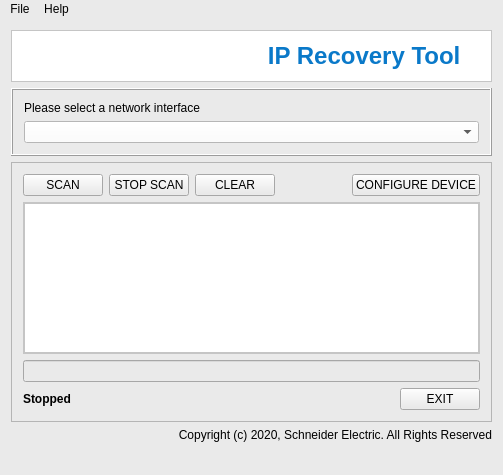
<?xml version="1.0" encoding="UTF-8"?>
<ui version="4.0">
 <class>MainWindow</class>
 <widget class="QMainWindow" name="MainWindow">
  <property name="geometry">
   <rect>
    <x>0</x>
    <y>0</y>
    <width>503</width>
    <height>475</height>
   </rect>
  </property>
  <property name="windowTitle">
   <string>MainWindow</string>
  </property>
  <property name="styleSheet">
   <string notr="true">background-color: rgb(234, 234, 234);</string>
  </property>
  <widget class="QWidget" name="centralWidget">
   <layout class="QGridLayout" name="gridLayout_2">
    <item row="0" column="0">
     <widget class="QFrame" name="frame">
      <property name="styleSheet">
       <string notr="true">background-color: rgb(255, 255, 255);</string>
      </property>
      <property name="frameShape">
       <enum>QFrame::StyledPanel</enum>
      </property>
      <property name="frameShadow">
       <enum>QFrame::Raised</enum>
      </property>
      <layout class="QHBoxLayout" name="horizontalLayout_2">
       <item>
        <widget class="QLabel" name="label_Logo">
         <property name="text">
          <string>&lt;html&gt;&lt;head/&gt;&lt;body&gt;&lt;p&gt;&lt;img src=&quot;:/Images/Logo_TESensors_4cm.jpg&quot;/&gt;&lt;/p&gt;&lt;/body&gt;&lt;/html&gt;</string>
         </property>
        </widget>
       </item>
       <item>
        <widget class="QLabel" name="label_Title">
         <property name="styleSheet">
          <string notr="true">background-color: rgb(255, 255, 255);</string>
         </property>
         <property name="text">
          <string>&lt;html&gt;&lt;head/&gt;&lt;body&gt;&lt;p align=&quot;center&quot;&gt;&lt;span style=&quot; font-family:'arial,sans-serif'; font-size:18pt; font-weight:600; color:#0a79c9;&quot;&gt;IP Recovery Tool &lt;/span&gt;&lt;/p&gt;&lt;/body&gt;&lt;/html&gt;</string>
         </property>
         <property name="scaledContents">
          <bool>false</bool>
         </property>
        </widget>
       </item>
      </layout>
     </widget>
    </item>
    <item row="1" column="0">
     <widget class="QFrame" name="frame_NetInterfaceSelector">
      <property name="frameShape">
       <enum>QFrame::Box</enum>
      </property>
      <property name="frameShadow">
       <enum>QFrame::Raised</enum>
      </property>
      <property name="lineWidth">
       <number>1</number>
      </property>
      <property name="midLineWidth">
       <number>0</number>
      </property>
      <layout class="QVBoxLayout" name="verticalLayout">
       <item>
        <widget class="QLabel" name="label_NetInterfaceSelector">
         <property name="text">
          <string>Please select a network interface</string>
         </property>
        </widget>
       </item>
       <item>
        <widget class="QComboBox" name="comboBox_NetInterfaceSelector">
         <property name="styleSheet">
          <string notr="true">background-color: rgb(255, 255, 255);</string>
         </property>
        </widget>
       </item>
      </layout>
     </widget>
    </item>
    <item row="2" column="0">
     <widget class="QFrame" name="frame_Scan">
      <property name="frameShape">
       <enum>QFrame::StyledPanel</enum>
      </property>
      <property name="frameShadow">
       <enum>QFrame::Raised</enum>
      </property>
      <layout class="QGridLayout" name="gridLayout">
       <item row="3" column="1" colspan="5">
        <spacer name="horizontalSpacer_2">
         <property name="orientation">
          <enum>Qt::Horizontal</enum>
         </property>
         <property name="sizeHint" stdset="0">
          <size>
           <width>333</width>
           <height>20</height>
          </size>
         </property>
        </spacer>
       </item>
       <item row="0" column="3">
        <widget class="QPushButton" name="pushButton_Clear">
         <property name="text">
          <string>CLEAR</string>
         </property>
        </widget>
       </item>
       <item row="3" column="6">
        <widget class="QPushButton" name="pushButton_Exit">
         <property name="text">
          <string>EXIT</string>
         </property>
        </widget>
       </item>
       <item row="3" column="0">
        <widget class="QLabel" name="label_capturing">
         <property name="frameShape">
          <enum>QFrame::NoFrame</enum>
         </property>
         <property name="lineWidth">
          <number>2</number>
         </property>
         <property name="text">
          <string>&lt;html&gt;&lt;head/&gt;&lt;body&gt;&lt;p&gt;&lt;span style=&quot; font-weight:bold;&quot;&gt;Stopped&lt;/span&gt;&lt;/p&gt;&lt;/body&gt;&lt;/html&gt;</string>
         </property>
        </widget>
       </item>
       <item row="0" column="2">
        <widget class="QPushButton" name="pushButton_StopScan">
         <property name="text">
          <string>STOP SCAN</string>
         </property>
        </widget>
       </item>
       <item row="0" column="5" colspan="2">
        <widget class="QPushButton" name="pushButton_ConfigDevice">
         <property name="text">
          <string>CONFIGURE DEVICE</string>
         </property>
        </widget>
       </item>
       <item row="1" column="0" colspan="7">
        <widget class="QScrollArea" name="scrollArea_ScanResults">
         <property name="autoFillBackground">
          <bool>false</bool>
         </property>
         <property name="styleSheet">
          <string notr="true">background-color: rgb(255, 255, 255);</string>
         </property>
         <property name="widgetResizable">
          <bool>true</bool>
         </property>
         <property name="alignment">
          <set>Qt::AlignLeading|Qt::AlignLeft|Qt::AlignTop</set>
         </property>
         <widget class="QWidget" name="scrollAreaWidgetContents">
          <property name="geometry">
           <rect>
            <x>0</x>
            <y>0</y>
            <width>463</width>
            <height>135</height>
           </rect>
          </property>
          <layout class="QHBoxLayout" name="horizontalLayout">
           <property name="leftMargin">
            <number>0</number>
           </property>
           <property name="topMargin">
            <number>0</number>
           </property>
           <property name="rightMargin">
            <number>0</number>
           </property>
           <property name="bottomMargin">
            <number>0</number>
           </property>
           <item>
            <widget class="QListWidget" name="listWidget_ScanResults"/>
           </item>
          </layout>
         </widget>
        </widget>
       </item>
       <item row="0" column="4">
        <spacer name="horizontalSpacer">
         <property name="orientation">
          <enum>Qt::Horizontal</enum>
         </property>
         <property name="sizeHint" stdset="0">
          <size>
           <width>59</width>
           <height>20</height>
          </size>
         </property>
        </spacer>
       </item>
       <item row="0" column="0" colspan="2">
        <widget class="QPushButton" name="pushButton_Scan">
         <property name="text">
          <string>SCAN</string>
         </property>
        </widget>
       </item>
       <item row="2" column="0" colspan="7">
        <widget class="QProgressBar" name="progressBar_capturing">
         <property name="styleSheet">
          <string notr="true">QProgressBar::chunk {background-color: #0a79c9;}</string>
         </property>
         <property name="maximum">
          <number>10</number>
         </property>
         <property name="value">
          <number>0</number>
         </property>
         <property name="textVisible">
          <bool>false</bool>
         </property>
        </widget>
       </item>
      </layout>
     </widget>
    </item>
    <item row="3" column="0">
     <widget class="QLabel" name="label_Copyright">
      <property name="lineWidth">
       <number>1</number>
      </property>
      <property name="text">
       <string>&lt;html&gt;&lt;head/&gt;&lt;body&gt;&lt;p align=&quot;right&quot;&gt;Copyright (c) 2020, Schneider Electric. All Rights Reserved&lt;/p&gt;&lt;/body&gt;&lt;/html&gt;</string>
      </property>
     </widget>
    </item>
   </layout>
  </widget>
  <widget class="QMenuBar" name="menuBar">
   <property name="geometry">
    <rect>
     <x>0</x>
     <y>0</y>
     <width>503</width>
     <height>21</height>
    </rect>
   </property>
   <widget class="QMenu" name="menuHelp">
    <property name="title">
     <string>Help</string>
    </property>
    <addaction name="actionAbout"/>
    <addaction name="separator"/>
    <addaction name="actionLicenseQt"/>
    <addaction name="actionLicenseWinDump"/>
    <addaction name="actionLicenseWinPcap"/>
   </widget>
   <widget class="QMenu" name="menuFile">
    <property name="title">
     <string>File</string>
    </property>
    <addaction name="actionLoadSensor"/>
    <addaction name="separator"/>
    <addaction name="actionExit"/>
   </widget>
   <addaction name="menuFile"/>
   <addaction name="menuHelp"/>
  </widget>
  <widget class="QStatusBar" name="statusBar"/>
  <action name="actionAbout">
   <property name="text">
    <string>About</string>
   </property>
  </action>
  <action name="actionLicenseQt">
   <property name="text">
    <string>About Qt</string>
   </property>
  </action>
  <action name="actionLoadSensor">
   <property name="text">
    <string>Load Device</string>
   </property>
  </action>
  <action name="actionExit">
   <property name="text">
    <string>Exit</string>
   </property>
  </action>
  <action name="actionLicenseWinDump">
   <property name="text">
    <string>About WinDump</string>
   </property>
  </action>
  <action name="actionLicenseWinPcap">
   <property name="text">
    <string>About WinPcap</string>
   </property>
  </action>
 </widget>
 <layoutdefault spacing="6" margin="11"/>
 <resources/>
 <connections/>
</ui>
